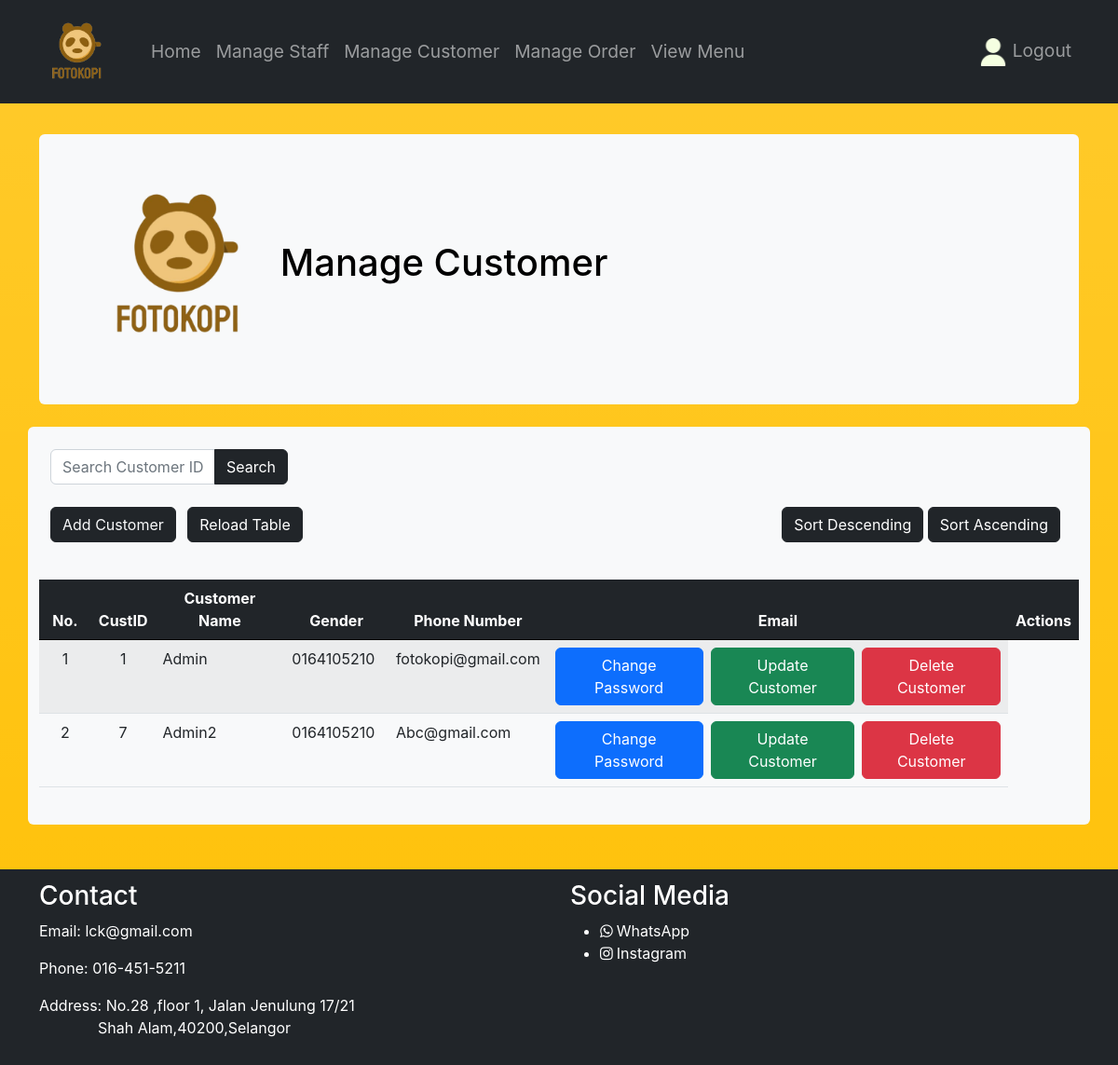
The app's page /Fotokopi/Staff_Page/manageCustomer.php with its own data.
### tables this page shows
CREATE TABLE `customer` (
  `custID` int(10) UNSIGNED NOT NULL,
  `custName` varchar(100) NOT NULL,
  `custPhoneNumber` varchar(20) NOT NULL,
  `custEmail` varchar(255) NOT NULL,
  `custPassword` varchar(255) NOT NULL
);

### Fotokopi/Staff_Page/manageCustomer.php (the view, shortened to what this page needs)
<?php include('partials/menu.php'); ?>
<div class="container mt-3">
    <div class="mt-4 p-5 bg-light text-bg-light rounded">
        <h1>
            <img src="../pic/Logo.png" alt="Company Logo" width="200px">
            Manage Customer
        </h1>
    </div>
</div>
<br>
<div class="container bg-light rounded">
    <br>
    <div class="container">
        <form action="" method="POST">
            <div class="row">
                <div class="col-md-3">
                    <div class="input-group">
                        <input type="text" class="form-control" placeholder="Search Customer ID" name="custID">
                        <button class="btn btn-dark" type="submit" name="search">Search</button>
                    </div>
                </div>
            </div>
        </form>
    </div>
    <br>
    <div class="container">
        <div class="d-flex justify-content-between align-items-center mb-3">
            <div>
                <a href="addCustomer.php" class="btn btn-dark text-light me-2">Add Customer</a>
                <a href="manageCustomer.php" class="btn btn-dark">Reload Table</a>
            </div>
            <div>
            <button class="btn btn-dark" onclick="sortTable(false)">Sort Descending</button>
                <button class="btn btn-dark me-2" onclick="sortTable(true)">Sort Ascending</button>
            </div>
        </div>
        <br>
    </div>
    <table class="table table-striped">
        <thead class="table-dark">
            <tr>
                <th class="text-center" style="width:5%">No.</th>
                <th class="text-center" style="width:5%">CustID</th>
                <th class="text-center">Customer Name</th>
                <th class="text-center" style="width:10%">Gender</th>
                <th class="text-center">Phone Number</th>
                <th class="text-center">Email</th>
                <th class="text-center">Actions</th>
            </tr>
        </thead>
        <tbody>
            <?php
            if (isset($_POST['search'])) {
                $searchCustID = $_POST['custID'];
                $sql = "SELECT * FROM customer WHERE custID = '$searchCustID'";
                $res = mysqli_query($conn, $sql);
                if ($res == TRUE) {
                    $count = mysqli_num_rows($res);
                    $sn = 1;
                    if ($count > 0) {
                        while ($rows = mysqli_fetch_assoc($res)) {
                            $id = $rows['custID'];
                            $custName = $rows['custName'];
                            $phoneNum = $rows['custPhoneNumber'];
                            $email = $rows['custEmail'];
                            ?>
                            <tr>
                                <td class="text-center"><?php echo $sn++; ?></td>
                                <td class="text-center"><?php echo $id; ?></td>
                                <td><?php echo $custName; ?></td>
                                <td><?php echo $phoneNum; ?></td>
                                <td><?php echo $email; ?></td>
                                <td class="text-center">
                                    <div class="d-flex justify-content-center">
                                        <a href="<?php echo SITEURL; ?>Staff_Page/changePasswordCust.php?id=<?php echo $id; ?>" class="btn btn-primary blueBtn me-2">Change Password</a>
                                        <a href="<?php echo SITEURL; ?>Staff_Page/updateCust.php?id=<?php echo $id; ?>" class="btn btn-success greenBtn me-2">Update Customer</a>
                                        <a href="<?php echo SITEURL; ?>Staff_Page/deleteCust.php?id=<?php echo $id; ?>" class="btn btn-danger redBtn">Delete Customer</a>
                                    </div>
                                </td>
                            </tr>
                            <?php
                        }
                    } else {
                        echo "<tr><td colspan='7' class='text-center'>No customer found</td></tr>";
                    }
                }
            } else {
                $sql = "SELECT * FROM customer";
                $res = mysqli_query($conn, $sql);
                if ($res == TRUE) {
                    $count = mysqli_num_rows($res);
                    $sn = 1;
                    if ($count > 0) {
                        while ($rows = mysqli_fetch_assoc($res)) {
                            $id = $rows['custID'];
                            $custName = $rows['custName'];
                            $phoneNum = $rows['custPhoneNumber'];
                            $email = $rows['custEmail'];
                            ?>
                            <tr>
                                <td class="text-center"><?php echo $sn++; ?></td>
                                <td class="text-center"><?php echo $id; ?></td>
                                <td><?php echo $custName; ?></td>
                                <td><?php echo $phoneNum; ?></td>
                                <td><?php echo $email; ?></td>
                                <td class="text-center">
                                    <div class="d-flex justify-content-center">
                                        <a href="<?php echo SITEURL; ?>Staff_Page/changePasswordCust.php?id=<?php echo $id; ?>" class="btn btn-primary blueBtn me-2">Change Password</a>
                                        <a href="<?php echo SITEURL; ?>Staff_Page/updateCust.php?id=<?php echo $id; ?>" class="btn btn-success greenBtn me-2">Update Customer</a>
                                        <a href="<?php echo SITEURL; ?>Staff_Page/deleteCust.php?id=<?php echo $id; ?>" class="btn btn-danger redBtn">Delete Customer</a>
                                    </div>
                                </td>
                            </tr>
                            <?php
                        }
                    } else {
                        echo "<tr><td colspan='7' class='text-center'>No customers found</td></tr>";
                    }
                }
            }
            ?>
        </tbody>
    </table>
    <br>
</div>
<br><br>
<?php include('partials/footer.php'); ?>

### Fotokopi/Staff_Page/staff.css (style rules this page uses)
* { margin: 0; padding: 0; font-family: -apple-system, BlinkMacSystemFont, 'Segoe UI', Roboto, Oxygen, Ubuntu, Cantarell, 'Open Sans', 'Helvetica Neue', sans-serif; }
.greenBtn { color: white; text-decoration: none; }
.redBtn { color: white; text-decoration: none; }
.blueBtn { color: white; text-decoration: none; }
tr th { border-bottom: 1px solid black; padding: 1%; text-align: left; }
table tr td { padding: 1%; }

### records on screen
customer: custID "1", custName "Admin", custPhoneNumber "0164105210", custEmail "fotokopi@gmail.com"
customer: custID "7", custName "Admin2", custPhoneNumber "0164105210", custEmail "Abc@gmail.com"
